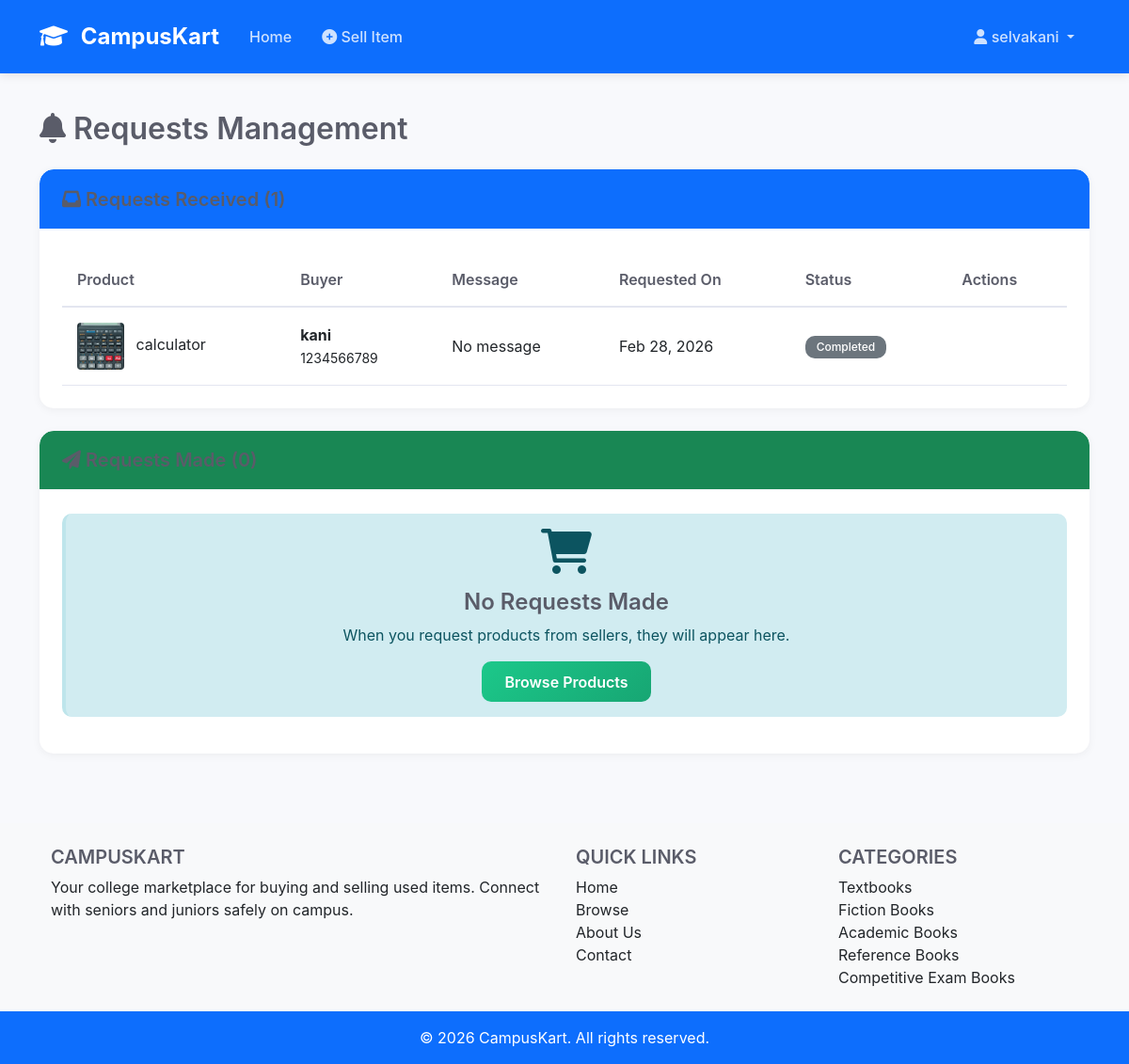
Screenshot of /manage-requests/ (signed in) with the database file from the repository.
### myapp/models.py (models this page shows, shortened)
class ProductRequest(models.Model):
    STATUS_CHOICES = [
        ('pending', 'Pending'),
        ('accepted', 'Accepted'),
        ('rejected', 'Rejected'),
        ('completed', 'Completed'),
    ]
    product = models.ForeignKey(Product, on_delete=models.CASCADE, related_name='requests')
    buyer = models.ForeignKey(User, on_delete=models.CASCADE, related_name='requests')
    message = models.TextField(blank=True)
    status = models.CharField(max_length=20, choices=STATUS_CHOICES, default='pending')
    created_at = models.DateTimeField(auto_now_add=True)
    class Meta:
        unique_together = ['product', 'buyer']

class Product(models.Model):
    CONDITION_CHOICES = [
        ('like_new', 'Like New'),
        ('good', 'Good'),
        ('fair', 'Fair'),
        ('poor', 'Poor'),
    ]
    seller = models.ForeignKey(User, on_delete=models.CASCADE, related_name='products')
    category = models.ForeignKey(Category, on_delete=models.SET_NULL, null=True)
    name = models.CharField(max_length=200)
    description = models.TextField()
    price = models.DecimalField(max_digits=10, decimal_places=2)
    condition = models.CharField(max_length=20, choices=CONDITION_CHOICES)
    image = models.ImageField(upload_to='product_images/')
    is_sold = models.BooleanField(default=False)
    created_at = models.DateTimeField(auto_now_add=True)

class UserProfile(models.Model):
    YEAR_CHOICES = [
        ('1', '1st Year'),
        ('2', '2nd Year'),
        ('3', '3rd Year'),
        ('4', '4th Year'),
    ]
    DEPARTMENT_CHOICES = [
        ('cse', 'Computer Science Engineering'),
        ('ece', 'Electronics & Communication Engineering'),
        ('eee', 'Electrical & Electronics Engineering'),
        ('mech', 'Mechanical Engineering'),
        ('civil', 'Civil Engineering'),
        ('it', 'Information Technology'),
        ('aiml', 'Artificial Intelligence & Machine Learning'),
        ('other', 'Other'),
    ]
    user = models.OneToOneField(User, on_delete=models.CASCADE, related_name='profile')
    phone_number = models.CharField(max_length=15)
    college_name = models.CharField(max_length=200, default='SRIT')
    department = models.CharField(max_length=50, choices=DEPARTMENT_CHOICES, default='other')  # Increased to 50
    current_year = models.CharField(max_length=5, choices=YEAR_CHOICES, default='1')
    graduation_year = models.IntegerField()
    created_at = models.DateTimeField(auto_now_add=True)

class Category(models.Model):
    name = models.CharField(max_length=100)
    slug = models.SlugField(unique=True)
    icon = models.CharField(max_length=50, blank=True)
    class Meta:
        verbose_name_plural = "Categories"

### myapp/views.py (the view, shortened to what this page needs)
# urls.py: path('manage-requests/', views.manage_requests, name='manage_requests'),
@login_required
def manage_requests(request):
    received = ProductRequest.objects.filter(
        product__seller=request.user
    ).order_by('-created_at')
    made = ProductRequest.objects.filter(
        buyer=request.user
    ).order_by('-created_at')
    return render(request, 'requests.html', {
        'received': received,
        'made': made
    })

### myapp/context_processors.py (called while the page is built)
def categories_processor(request):
    return {
        'all_categories': Category.objects.all()
    }

### myapp/templates/requests.html (shortened to what this page needs)
{% extends 'base.html' %}
{% block content %}
<div class="container">
    <h2 class="mb-4"><i class="fas fa-bell"></i> Requests Management</h2>
    <div class="card mb-4">
        <div class="card-header bg-primary text-white">
            <h5 class="mb-0"><i class="fas fa-inbox"></i> Requests Received ({{ received.count }})</h5>
        </div>
        <div class="card-body">
            {% if received %}
                <div class="table-responsive">
                    <table class="table table-hover">
                        <thead>
                            <tr>
                                <th>Product</th>
                                <th>Buyer</th>
                                <th>Message</th>
                                <th>Requested On</th>
                                <th>Status</th>
                                <th>Actions</th>
                            </tr>
                        </thead>
                        <tbody>
                            {% for request in received %}
                                <tr>
                                    <td>
                                        <img src="{{ request.product.image.url }}" alt="{{ request.product.name }}" style="width: 50px; height: 50px; object-fit: cover;" class="rounded me-2">
                                        {{ request.product.name }}
                                    </td>
                                    <td>
                                        <strong>{{ request.buyer.username }}</strong><br>
                                        <small>{{ request.buyer.profile.phone_number }}</small>
                                    </td>
                                    <td>{{ request.message|default:"No message" }}</td>
                                    <td>{{ request.created_at|date:"M d, Y" }}</td>
                                    <td>
                                        {% if request.status == 'pending' %}
                                            <span class="badge bg-warning text-dark">Pending</span>
                                        {% elif request.status == 'accepted' %}
                                            <span class="badge bg-success">Accepted</span>
                                        {% elif request.status == 'rejected' %}
                                            <span class="badge bg-danger">Rejected</span>
                                        {% elif request.status == 'completed' %}
                                            <span class="badge bg-secondary">Completed</span>
                                        {% endif %}
                                    </td>
                                    <td>
                                    </td>
                                </tr>
                            {% endfor %}
                        </tbody>
                    </table>
                </div>
            {% else %}
                <div class="alert alert-info text-center">
                    <i class="fas fa-bell-slash fa-3x mb-3"></i>
                    <h4>No Requests Received</h4>
                    <p>When buyers request your products, they will appear here.</p>
                </div>
            {% endif %}
        </div>
    </div>
    <div class="card">
        <div class="card-header bg-success text-white">
            <h5 class="mb-0"><i class="fas fa-paper-plane"></i> Requests Made ({{ made.count }})</h5>
        </div>
        <div class="card-body">
            {% if made %}
                <div class="table-responsive">
                    <table class="table table-hover">
                        <thead>
                            <tr>
                                <th>Product</th>
                                <th>Seller</th>
                                <th>Price</th>
                                <th>Your Message</th>
                                <th>Requested On</th>
                                <th>Status</th>
                            </tr>
                        </thead>
                        <tbody>
                            {% for request in made %}
                                <tr>
                                    <td>
                                        <img src="{{ request.product.image.url }}" alt="{{ request.product.name }}" style="width: 50px; height: 50px; object-fit: cover;" class="rounded me-2">
                                        {{ request.product.name }}
                                        {% if request.product.is_sold %}
                                            <span class="badge bg-danger">Sold</span>
                                        {% endif %}
                                    </td>
                                    <td>
                                        <strong>{{ request.product.seller.username }}</strong><br>
                                        <small>{{ request.product.seller.profile.phone_number }}</small>
                                    </td>
                                    <td>${{ request.product.price }}</td>
                                    <td>{{ request.message|default:"No message" }}</td>
                                    <td>{{ request.created_at|date:"M d, Y" }}</td>
                                    <td>
                                        {% if request.status == 'pending' %}
                                            <span class="badge bg-warning text-dark">Pending</span>
                                        {% elif request.status == 'accepted' %}
                                            <span class="badge bg-success">Accepted - Contact Seller</span>
                                        {% elif request.status == 'rejected' %}
                                            <span class="badge bg-danger">Rejected</span>
                                        {% elif request.status == 'completed' %}
                                            <span class="badge bg-secondary">Completed</span>
                                        {% endif %}
                                    </td>
                                </tr>
                            {% endfor %}
                        </tbody>
                    </table>
                </div>
            {% else %}
                <div class="alert alert-info text-center">
                    <i class="fas fa-shopping-cart fa-3x mb-3"></i>
                    <h4>No Requests Made</h4>
                    <p>When you request products from sellers, they will appear here.</p>
                    <a href="{% url 'product_list' %}" class="btn btn-success">Browse Products</a>
                </div>
            {% endif %}
        </div>
    </div>
</div>
{% endblock %}

### myapp/templates/base.html (shortened to what this page needs)
<!DOCTYPE html>
<html lang="en">
<head>
    <link href="https://cdn.jsdelivr.net/npm/bootstrap@5.1.3/dist/css/bootstrap.min.css" rel="stylesheet">
    <link rel="stylesheet" href="https://cdnjs.cloudflare.com/ajax/libs/font-awesome/6.0.0/css/all.min.css">
    {% load static %}
    <link rel="stylesheet" href="{% static 'css/style.css' %}">
</head>
<body>
    <nav class="navbar navbar-expand-lg navbar-dark bg-primary">
        <div class="container">
            <a class="navbar-brand" href="{% url 'index' %}">
                <i class="fas fa-graduation-cap"></i> CampusKart
            </a>
            <div class="collapse navbar-collapse" id="navbarNav">
                <ul class="navbar-nav me-auto">
                    <li class="nav-item">
                        <a class="nav-link" href="{% url 'index' %}">Home</a>
                    </li>
                    {% if user.is_authenticated %}
                        <li class="nav-item">
                            <a class="nav-link" href="{% url 'add_product' %}">
                                <i class="fas fa-plus-circle"></i> Sell Item
                            </a>
                        </li>
                    {% endif %}
                </ul>
                <ul class="navbar-nav">
                    {% if user.is_authenticated %}
                        <li class="nav-item dropdown">
                            <a class="nav-link dropdown-toggle" href="#" id="navbarDropdown" role="button" data-bs-toggle="dropdown">
                                <i class="fas fa-user"></i> {{ user.username }}
                            </a>
                        </li>
                    {% endif %}
                </ul>
            </div>
        </div>
    </nav>
    <main class="py-4">
        {% block content %}{% endblock %}
    </main>
    <footer class="bg-light text-center text-lg-start mt-5">
        <div class="container p-4">
            <div class="row">
                <div class="col-lg-6 col-md-12 mb-4 mb-md-0">
                    <h5 class="text-uppercase">CampusKart</h5>
                    <p>
                        Your college marketplace for buying and selling used items.
                        Connect with seniors and juniors safely on campus.
                    </p>
                </div>
                <div class="col-lg-3 col-md-6 mb-4 mb-md-0">
                    <h5 class="text-uppercase">Quick Links</h5>
                    <ul class="list-unstyled mb-0">
                        <li><a href="{% url 'index' %}" class="text-dark">Home</a></li>
                        <li><a href="{% url 'product_list' %}" class="text-dark">Browse</a></li>
                        <li><a href="#" class="text-dark">About Us</a></li>
                        <li><a href="#" class="text-dark">Contact</a></li>
                    </ul>
                </div>
                <div class="col-lg-3 col-md-6 mb-4 mb-md-0">
                    <h5 class="text-uppercase">Categories</h5>
                    <ul class="list-unstyled mb-0">
                        {% for category in all_categories|slice:":5" %}
                            <li><a href="{% url 'product_list' %}?category={{ category.id }}" class="text-dark">{{ category.name }}</a></li>
                        {% endfor %}
                    </ul>
                </div>
            </div>
        </div>
        <div class="text-center p-3 bg-primary text-white">
            © 2026 CampusKart. All rights reserved.
        </div>
    </footer>
</body>
</html>

### static/css/style.css (style rules this page uses)
:root { --primary-color: #4e73df; --primary-dark: #2e59d9; --secondary-color: #858796; --success-color: #1cc88a; --info-color: #36b9cc; --warning-color: #f6c23e; --danger-color: #e74a3b; --light-color: #f8f9fc; --dark-color: #5a5c69; }
body { font-family: 'Nunito', -apple-system, BlinkMacSystemFont, 'Segoe UI', Roboto, 'Helvetica Neue', Arial, sans-serif; background-color: #f8f9fc; min-height: 100vh; display: flex; flex-direction: column; }
main { flex: 1; }
h1, h2, h3, h4, h5, h6 { font-weight: 600; color: var(--dark-color); }
.navbar { box-shadow: 0 2px 10px rgba(0,0,0,.1); padding: 1rem 0; }
.navbar-brand { font-weight: 700; font-size: 1.5rem; }
.navbar-brand i { margin-right: 8px; }
.navbar-dark .navbar-nav .nav-link { color: rgba(255,255,255,.8); font-weight: 500; padding: 0.5rem 1rem !important; transition: all 0.3s; }
.card { border: none; border-radius: 15px; box-shadow: 0 2px 10px rgba(0,0,0,.05); transition: all 0.3s ease; overflow: hidden; }
.card-header { background: white; border-bottom: 2px solid var(--light-color); font-weight: 600; padding: 1.2rem 1.5rem; }
.card-header:first-child { border-radius: 15px 15px 0 0; }
.card-body { padding: 1.5rem; }
.btn { font-weight: 600; padding: 0.6rem 1.5rem; border-radius: 10px; transition: all 0.3s; border: none; }
.btn-success { background: linear-gradient(135deg, var(--success-color), #17a673); }
.badge { padding: 0.5em 1em; font-weight: 500; border-radius: 10px; }
.table { margin-bottom: 0; }
.table thead th { border-top: none; border-bottom: 2px solid #e3e6f0; font-weight: 600; color: var(--dark-color); padding: 1rem; }
.table td { padding: 1rem; vertical-align: middle; border-bottom: 1px solid #e3e6f0; }
.alert { border: none; border-radius: 10px; padding: 1rem 1.5rem; margin-bottom: 1rem; border-left: 4px solid; }
.alert-info { background: #d1ecf1; color: #0c5460; border-left-color: var(--info-color); }
footer { background: white; border-top: 2px solid var(--light-color); margin-top: auto; }
footer a { text-decoration: none; transition: all 0.3s; }
.fade-in { animation: fadeIn 0.5s; }

### myapp/templates/base.html (style rules this page uses)
.alert { border-radius: 10px; margin-bottom: 15px; animation: slideDown 0.5s ease; }
.alert-info { background-color: #d1ecf1; border-color: #bee5eb; color: #0c5460; }

### rows the page displays
ProductRequest: product.image (picture), product.name "calculator", buyer.username "kani", buyer.profile.phone_number "1234566789", message "No message", created_at "Feb 28, 2026", status "Completed"
Category: name "Textbooks"
Category: name "Fiction Books"
Category: name "Academic Books"
Category: name "Reference Books"
Category: name "Competitive Exam Books"

### other values shown
{{ user.username }} "selvakani"
